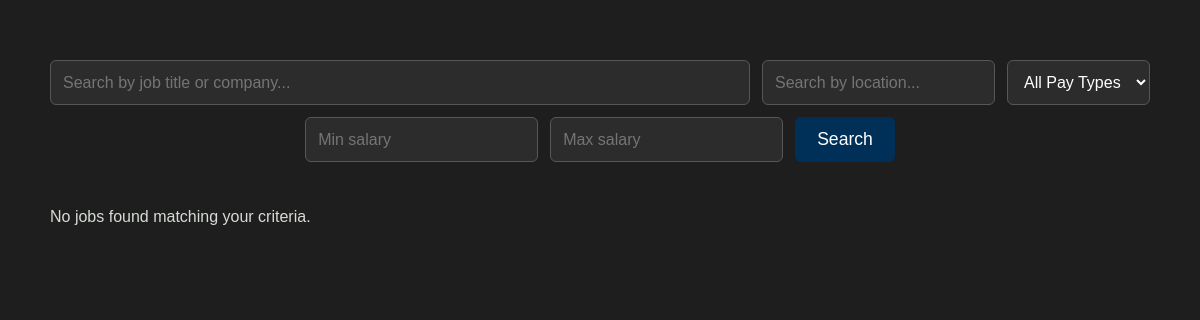
The app's page /jobs/, older data.
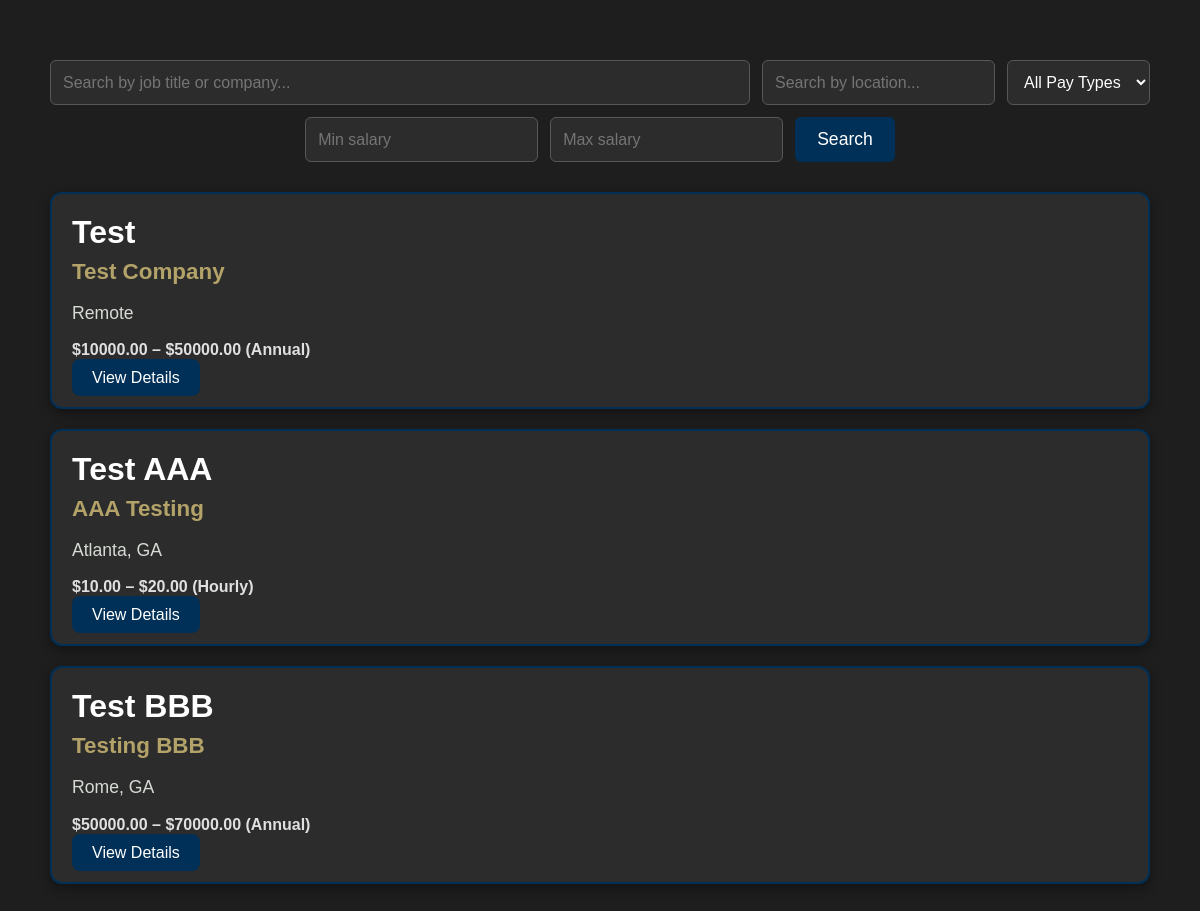
The same page, newer data.
### jobs/models.py (models this page shows, shortened)
class Job(models.Model):
    id = models.AutoField(primary_key=True)
    name = models.CharField(max_length=255)
    company = models.CharField(max_length=255)
    location = models.CharField(max_length=255, default='Remote')
    latitude = models.DecimalField(max_digits=9, decimal_places=6, null=True, blank=True)   # Leave lat and long in for Google Maps API in future
    longitude = models.DecimalField(max_digits=9, decimal_places=6, null=True, blank=True)
    pay_min = models.DecimalField(max_digits=10, decimal_places=2, default=0)
    pay_max = models.DecimalField(max_digits=10, decimal_places=2, default=0)
    pay_type = models.CharField(max_length=20, choices=PAY_TYPE_CHOICES, default='annual')
    description = models.TextField()
    image = models.ImageField(upload_to='job_images/')

### jobs/views.py (the view)
# urls.py: path('', views.index, name='home.index'),
def index(request):
    search_term = request.GET.get('search')
    pay_type = request.GET.get('pay_type') # Trying to allow filtering by job name, company name, and pay type
    min_salary = request.GET.get('min_salary')
    max_salary = request.GET.get('max_salary')
    location = request.GET.get('location') # Will try to implement location filtering later, but just checks like name
    jobs = Job.objects.all()
    if search_term:
        jobs = Job.filter(name__icontains=search_term) | Job.filter(company__icontains=search_term)
    if pay_type and pay_type != 'all':
        jobs = jobs.filter(pay_type=pay_type)
    if min_salary:
        jobs = jobs.filter(pay_min__gte=min_salary)
    if max_salary:
        jobs = jobs.filter(pay_max__lte=max_salary)
    if location:
        jobs = jobs.filter(location__icontains=location)
    template_data = {}
    template_data['title'] = 'Job Listings'
    template_data['jobs'] = jobs
    return render(request, 'jobs/index.html', {'jobs': jobs})

### jobs/templates/jobs/index.html (shortened to what this page needs)
{% load static %}
<!DOCTYPE html>
<html lang="en">
<head>
    <link rel="stylesheet" href="{% static 'css/style.css' %}">
</head>
<body>
<div class="page-container">
    <form method="get" action="" class="filter-form">
        <input type="text" name="search" class="search-bar" placeholder="Search by job title or company..." value="{{ request.GET.search }}">
        <input type="text" name="location" placeholder="Search by location..." value="{{ request.GET.location }}">
        <select name="pay_type">
            <option value="all">All Pay Types</option>
        </select>
        <input type="number" name="min_salary" placeholder="Min salary" value="{{ request.GET.min_salary }}">
        <input type="number" name="max_salary" placeholder="Max salary" value="{{ request.GET.max_salary }}">
        <button type="submit" class="apply-btn">Search</button>
    </form>
    <div class="jobs-list">
        {% for job in jobs %}
            <div class="job-card">
                <div class="job-card-info">
                    <h2 class="job-title">{{ job.name }}</h2>
                    <h3 class="company-name">{{ job.company }}</h3>
                    <p class="job-location">{{ job.location }}</p>
                    <p class="job-salary">
                        ${{ job.pay_min }} – ${{ job.pay_max }}
                        ({{ job.get_pay_type_display }})
                    </p>
                </div>
                <div class="job-card-actions">
                    <a href="{% url 'jobs.show' job.id %}" class="apply-btn">View Details</a>
                </div>
            </div>
        {% empty %}
            <p>No jobs found matching your criteria.</p>
        {% endfor %}
    </div>
</div>
</body>
</html>

### GTJobSearch/static/css/style.css (style rules this page uses)
body { font-family: Arial, sans-serif; background-color: #1E1E1E; margin: 0; padding: 0; color: #D6DBD4; }
.page-container { max-width: 1100px; margin: 40px auto; padding: 20px; }
.filter-form { display: flex; flex-wrap: wrap; gap: 12px; margin-bottom: 30px; justify-content: center; }
.search-bar { flex: 1 1 60%; padding: 14px; font-size: 1.2em; border-radius: 8px; border: 2px solid #54585A; background-color: #2C2C2C; color: #FFFFFF; }
.filter-form input, .filter-form select { padding: 12px; border-radius: 6px; border: 1px solid #54585A; background-color: #2C2C2C; color: #FFFFFF; font-size: 1em; }
.filter-form button { padding: 12px 22px; font-size: 1.1em; border-radius: 6px; background-color: #003057; color: #FFFFFF; border: none; cursor: pointer; }
.jobs-list { display: flex; flex-direction: column; gap: 20px; }
.job-card { background-color: #2C2C2C; border: 2px solid #003057; border-radius: 12px; padding: 20px; box-shadow: 0px 4px 12px rgba(0, 0, 0, 0.4); }
.job-title { font-size: 2em; font-weight: bold; color: #FFFFFF; margin: 0; }
.company-name { font-size: 1.4em; color: #B3A369; margin: 8px 0; }
.job-location { font-size: 1.1em; color: #D6DBD4; }
.job-salary { font-weight: bold; color: #E0E0E0; margin: 10px 0; }
.apply-btn { background-color: #003057; color: #FFFFFF; padding: 10px 20px; border: none; border-radius: 8px; cursor: pointer; font-size: 1em; text-decoration: none; }

Row changes from the older to the newer data that the page shows:
added Job: name "Test", company "Test Company", location "Remote", pay_min "10000.00", pay_max "50000.00", pay_type "Annual"
added Job: name "Test AAA", company "AAA Testing", location "Atlanta, GA", pay_min "10.00", pay_max "20.00", pay_type "Hourly"
added Job: name "Test BBB", company "Testing BBB", location "Rome, GA", pay_min "50000.00", pay_max "70000.00", pay_type "Annual"
Text that changed along with them:
text no longer shown: "No jobs found matching your criteria."
